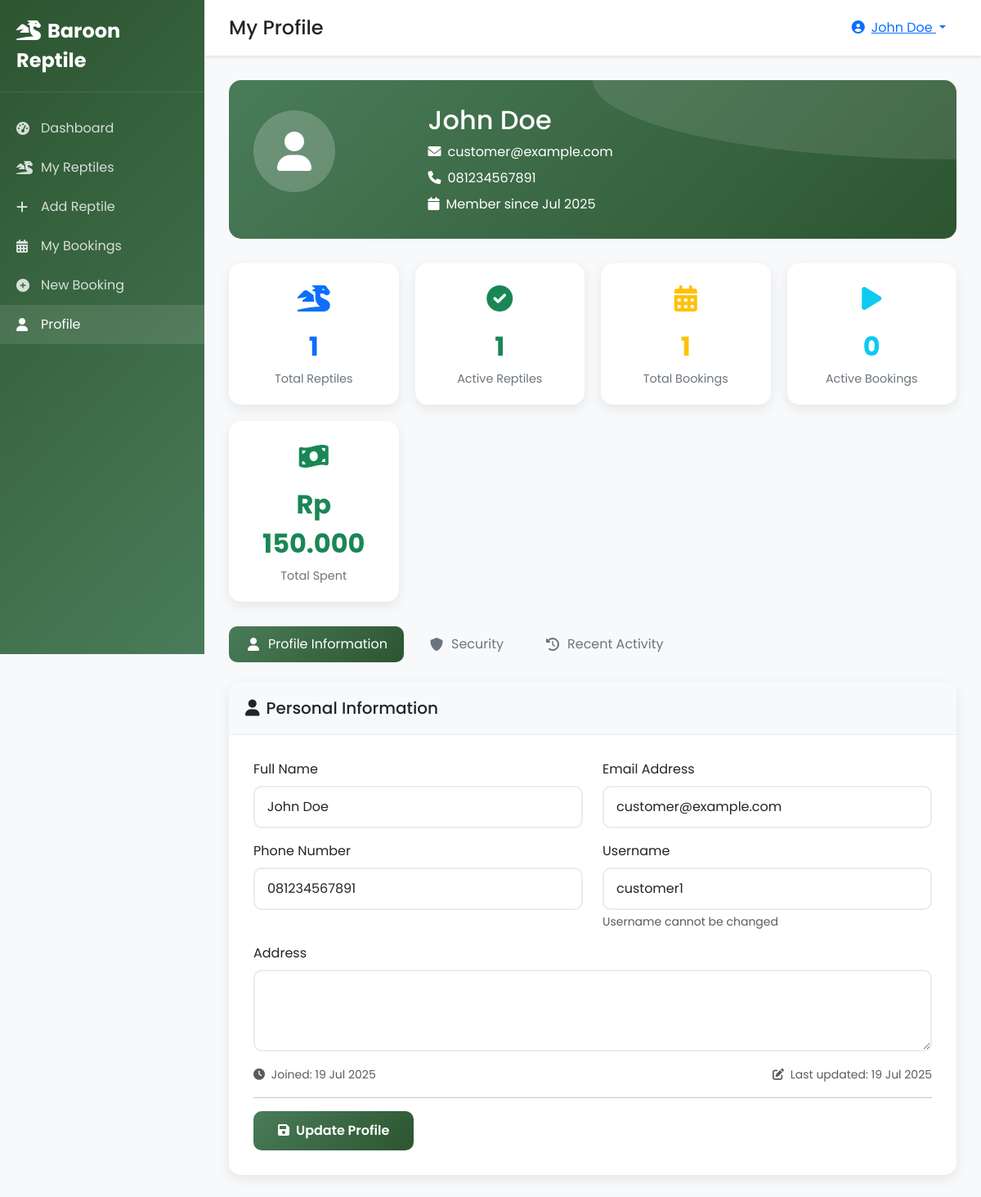
The app's page /customer/profile.php (signed in) with its own data.
### tables this page shows
CREATE TABLE IF NOT EXISTS `users` (
  `id` int(11) NOT NULL AUTO_INCREMENT,
  `username` varchar(50) NOT NULL,
  `email` varchar(100) NOT NULL,
  `password` varchar(255) NOT NULL,
  `full_name` varchar(100) NOT NULL,
  `phone` varchar(20) DEFAULT NULL,
  `address` text DEFAULT NULL,
  `role` enum('admin','customer') DEFAULT 'customer',
  `status` enum('active','inactive') DEFAULT 'active',
  `created_at` timestamp NOT NULL DEFAULT current_timestamp(),
  `updated_at` timestamp NOT NULL DEFAULT current_timestamp() ON UPDATE current_timestamp(),
  PRIMARY KEY (`id`),
  UNIQUE KEY `username` (`username`),
  UNIQUE KEY `email` (`email`)
);

### customer/profile.php (the view, shortened to what this page needs)
<?php
try {
    $db = getDB();
    $stmt = $db->prepare("SELECT * FROM users WHERE id = ?");
    $stmt->execute([$_SESSION['user_id']]);
    $user = $stmt->fetch(PDO::FETCH_ASSOC);
    $stmt = $db->prepare("
        SELECT
            (SELECT COUNT(*) FROM reptiles WHERE customer_id = ?) as total_reptiles,
            (SELECT COUNT(*) FROM reptiles WHERE customer_id = ? AND status = 'active') as active_reptiles,
            (SELECT COUNT(*) FROM bookings WHERE customer_id = ?) as total_bookings,
            (SELECT COUNT(*) FROM bookings WHERE customer_id = ? AND status IN ('confirmed', 'in-progress')) as active_bookings,
            (SELECT COALESCE(SUM(amount), 0) FROM payments p JOIN bookings b ON p.booking_id = b.id WHERE b.customer_id = ? AND p.payment_status = 'paid') as total_spent
    ");
    $stmt->execute([$_SESSION['user_id'], $_SESSION['user_id'], $_SESSION['user_id'], $_SESSION['user_id'], $_SESSION['user_id']]);
    $stats = $stmt->fetch(PDO::FETCH_ASSOC);
    $stats = array_merge([
        'total_reptiles' => 0,
        'active_reptiles' => 0,
        'total_bookings' => 0,
        'active_bookings' => 0,
        'total_spent' => 0
    ], $stats ?: []);
} catch (Exception $e) {
    $message = 'error:Terjadi kesalahan sistem.';
}
?>
<!DOCTYPE html>
<html lang="id">
<head>
    <link href="https://cdn.jsdelivr.net/npm/bootstrap@5.3.0/dist/css/bootstrap.min.css" rel="stylesheet">
    <link href="https://cdnjs.cloudflare.com/ajax/libs/font-awesome/6.0.0/css/all.min.css" rel="stylesheet">
</head>
<body>
    <div class="sidebar">
        <div class="sidebar-header">
            <a href="#" class="sidebar-brand">
                <i class="fas fa-dragon me-2"></i>Baroon Reptile
            </a>
        </div>
        <nav class="sidebar-nav">
            <ul class="nav flex-column">
                <li class="nav-item">
                    <a class="nav-link" href="dashboard.php">
                        <i class="fas fa-tachometer-alt"></i>Dashboard
                    </a>
                </li>
                <li class="nav-item">
                    <a class="nav-link" href="my_reptiles.php">
                        <i class="fas fa-dragon"></i>My Reptiles
                    </a>
                </li>
                <li class="nav-item">
                    <a class="nav-link" href="add_reptile.php">
                        <i class="fas fa-plus"></i>Add Reptile
                    </a>
                </li>
                <li class="nav-item">
                    <a class="nav-link" href="bookings.php">
                        <i class="fas fa-calendar-alt"></i>My Bookings
                    </a>
                </li>
                <li class="nav-item">
                    <a class="nav-link" href="create_booking.php">
                        <i class="fas fa-plus-circle"></i>New Booking
                    </a>
                </li>
                <li class="nav-item">
                    <a class="nav-link active" href="profile.php">
                        <i class="fas fa-user"></i>Profile
                    </a>
                </li>
            </ul>
        </nav>
    </div>
    <div class="main-content">
        <div class="top-navbar">
            <div class="d-flex align-items-center">
                <h4 class="mb-0">My Profile</h4>
            </div>
            <div class="dropdown">
                <button class="btn btn-link dropdown-toggle" type="button" data-bs-toggle="dropdown">
                    <i class="fas fa-user-circle me-2"></i><?php echo htmlspecialchars($_SESSION['full_name']); ?>
                </button>
            </div>
        </div>
        <div class="content-area">
            <div class="profile-header">
                <div class="row align-items-center">
                    <div class="col-md-3">
                        <div class="profile-avatar">
                            <i class="fas fa-user"></i>
                        </div>
                    </div>
                    <div class="col-md-9">
                        <h2 class="mb-2"><?php echo htmlspecialchars($user['full_name']); ?></h2>
                        <p class="mb-2"><i class="fas fa-envelope me-2"></i><?php echo htmlspecialchars($user['email']); ?></p>
                        <?php if ($user['phone']): ?>
                            <p class="mb-2"><i class="fas fa-phone me-2"></i><?php echo htmlspecialchars($user['phone']); ?></p>
                        <?php endif; ?>
                        <p class="mb-0"><i class="fas fa-calendar me-2"></i>Member since <?php echo date('M Y', strtotime($user['created_at'])); ?></p>
                    </div>
                </div>
            </div>
            <div class="stats-grid">
                <div class="stat-card">
                    <div class="stat-icon text-primary">
                        <i class="fas fa-dragon"></i>
                    </div>
                    <div class="stat-value text-primary"><?php echo $stats['total_reptiles']; ?></div>
                    <div class="stat-label">Total Reptiles</div>
                </div>
                <div class="stat-card">
                    <div class="stat-icon text-success">
                        <i class="fas fa-check-circle"></i>
                    </div>
                    <div class="stat-value text-success"><?php echo $stats['active_reptiles']; ?></div>
                    <div class="stat-label">Active Reptiles</div>
                </div>
                <div class="stat-card">
                    <div class="stat-icon text-warning">
                        <i class="fas fa-calendar-alt"></i>
                    </div>
                    <div class="stat-value text-warning"><?php echo $stats['total_bookings']; ?></div>
                    <div class="stat-label">Total Bookings</div>
                </div>
                <div class="stat-card">
                    <div class="stat-icon text-info">
                        <i class="fas fa-play"></i>
                    </div>
                    <div class="stat-value text-info"><?php echo $stats['active_bookings']; ?></div>
                    <div class="stat-label">Active Bookings</div>
                </div>
                <div class="stat-card">
                    <div class="stat-icon text-success">
                        <i class="fas fa-money-bill-wave"></i>
                    </div>
                    <div class="stat-value text-success">Rp <?php echo number_format($stats['total_spent'], 0, ',', '.'); ?></div>
                    <div class="stat-label">Total Spent</div>
                </div>
            </div>
            <ul class="nav nav-pills mb-4" id="profileTabs" role="tablist">
                <li class="nav-item" role="presentation">
                    <button class="nav-link active" id="info-tab" data-bs-toggle="pill" data-bs-target="#info" type="button" role="tab">
                        <i class="fas fa-user me-2"></i>Profile Information
                    </button>
                </li>
                <li class="nav-item" role="presentation">
                    <button class="nav-link" id="security-tab" data-bs-toggle="pill" data-bs-target="#security" type="button" role="tab">
                        <i class="fas fa-shield-alt me-2"></i>Security
                    </button>
                </li>
                <li class="nav-item" role="presentation">
                    <button class="nav-link" id="activity-tab" data-bs-toggle="pill" data-bs-target="#activity" type="button" role="tab">
                        <i class="fas fa-history me-2"></i>Recent Activity
                    </button>
                </li>
            </ul>
            <div class="tab-content" id="profileTabContent">
                <div class="tab-pane fade show active" id="info" role="tabpanel">
                    <div class="profile-card">
                        <div class="profile-card-header">
                            <h5 class="mb-0"><i class="fas fa-user me-2"></i>Personal Information</h5>
                        </div>
                        <div class="profile-card-body">
                            <form method="POST">
                                <div class="row">
                                    <div class="col-md-6 mb-3">
                                        <label for="full_name" class="form-label">Full Name</label>
                                        <input type="text" class="form-control" id="full_name" name="full_name" value="<?php echo htmlspecialchars($user['full_name']); ?>" required>
                                    </div>
                                    <div class="col-md-6 mb-3">
                                        <label for="email" class="form-label">Email Address</label>
                                        <input type="email" class="form-control" id="email" name="email" value="<?php echo htmlspecialchars($user['email']); ?>" required>
                                    </div>
                                </div>
                                <div class="row">
                                    <div class="col-md-6 mb-3">
                                        <label for="phone" class="form-label">Phone Number</label>
                                        <input type="text" class="form-control" id="phone" name="phone" value="<?php echo htmlspecialchars($user['phone']); ?>">
                                    </div>
                                    <div class="col-md-6 mb-3">
                                        <label for="username" class="form-label">Username</label>
                                        <input type="text" class="form-control" id="username" value="<?php echo htmlspecialchars($user['username']); ?>" readonly>
                                        <div class="form-text">Username cannot be changed</div>
                                    </div>
                                </div>
                                <div class="mb-3">
                                    <label for="address" class="form-label">Address</label>
                                    <textarea class="form-control" id="address" name="address" rows="3"><?php echo htmlspecialchars($user['address']); ?></textarea>
                                </div>
                                <div class="row">
                                    <div class="col-md-6">
                                        <small class="text-muted">
                                            <i class="fas fa-clock me-1"></i>
                                            Joined: <?php echo date('d M Y', strtotime($user['created_at'])); ?>
                                        </small>
                                    </div>
                                    <div class="col-md-6 text-md-end">
                                        <small class="text-muted">
                                            <i class="fas fa-edit me-1"></i>
                                            Last updated: <?php echo $user['updated_at'] ? date('d M Y', strtotime($user['updated_at'])) : 'Never'; ?>
                                        </small>
                                    </div>
                                </div>
                                <hr>
                                <button type="submit" class="btn btn-primary">
                                    <i class="fas fa-save me-2"></i>Update Profile
                                </button>
                            </form>
                        </div>
                    </div>
                </div>
            </div>
        </div>
    </div>
</body>
</html>

### customer/profile.php (style rules this page uses)
* { font-family: 'Poppins', sans-serif; }
body { background: #f8f9fa; }
.sidebar { background: linear-gradient(135deg, #2c5530, #4a7c59); min-height: 100vh; position: fixed; top: 0; left: 0; width: 250px; z-index: 1000; }
.sidebar-header { padding: 20px; border-bottom: 1px solid rgba(255,255,255,0.1); }
.sidebar-brand { color: white; font-size: 1.5rem; font-weight: 700; text-decoration: none; }
.sidebar-nav { padding: 20px 0; }
.nav-link { color: rgba(255,255,255,0.8); padding: 12px 20px; text-decoration: none; display: flex; align-items: center; transition: all 0.3s ease; }
.nav-link:hover, .nav-link.active { background: rgba(255,255,255,0.1); color: white; }
.nav-link i { width: 20px; margin-right: 10px; }
.main-content { margin-left: 250px; }
.top-navbar { background: white; box-shadow: 0 2px 4px rgba(0,0,0,0.1); padding: 15px 30px; display: flex; justify-content: space-between; align-items: center; }
.content-area { padding: 30px; }
.profile-header { background: linear-gradient(135deg, #4a7c59, #2c5530); color: white; border-radius: 15px; padding: 30px; margin-bottom: 30px; position: relative; overflow: hidden; }
.profile-header::before { content: ''; position: absolute; top: -50%; right: -50%; width: 100%; height: 100%; background: rgba(255,255,255,0.1); border-radius: 50%; }
.profile-avatar { width: 100px; height: 100px; border-radius: 50%; background: rgba(255,255,255,0.2); display: flex; align-items: center; justify-content: center; font-size: 3rem; margin-bottom: 20px; }
.stats-grid { display: grid; grid-template-columns: repeat(auto-fit, minmax(200px, 1fr)); gap: 20px; margin-bottom: 30px; }
.stat-card { background: white; border-radius: 15px; padding: 20px; box-shadow: 0 5px 15px rgba(0,0,0,0.08); text-align: center; transition: all 0.3s ease; }
.stat-icon { font-size: 2rem; margin-bottom: 10px; }
.stat-value { font-size: 2rem; font-weight: 700; margin-bottom: 5px; }
.stat-label { color: #6c757d; font-size: 0.9rem; }
.profile-card { background: white; border-radius: 15px; box-shadow: 0 5px 15px rgba(0,0,0,0.08); overflow: hidden; margin-bottom: 30px; }
.profile-card-header { background: #f8f9fa; padding: 20px; border-bottom: 1px solid #e9ecef; }
.profile-card-body { padding: 30px; }
.nav-pills .nav-link { color: #6c757d; border-radius: 10px; margin-right: 10px; padding: 10px 20px; }
.nav-pills .nav-link.active { background: linear-gradient(135deg, #4a7c59, #2c5530); color: white; }
.form-control, .form-select { border-radius: 10px; border: 2px solid #e9ecef; padding: 12px 15px; }
.btn-primary { background: linear-gradient(135deg, #4a7c59, #2c5530); border: none; border-radius: 10px; padding: 12px 30px; font-weight: 600; }

### records on screen
users: full_name "John Doe", email "customer@example.com", phone "081234567891", created_at "Jul 2025", username "customer1", created_at "19 Jul 2025", updated_at "19 Jul 2025"

### other values on screen
$_SESSION['full_name'] "John Doe"
$stats['total_reptiles'] "1"
$stats['active_reptiles'] "1"
$stats['total_bookings'] "1"
$stats['active_bookings'] "0"
$stats['total_spent'] "150.000"
